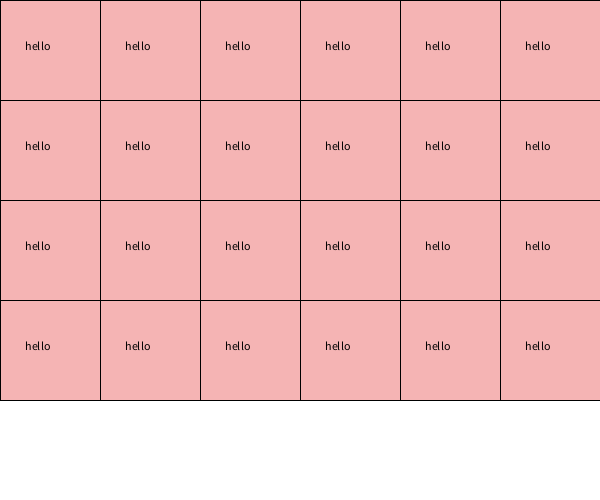
Frame 1 (no input)
Frame 60 (the mouse pressed at the canvas centre just before this capture): identical to frame 1, image omitted
Frame 120 (the mouse held since frame 60 and released just before this capture): identical to frame 1, image omitted

The Processing sketch that drew this single still picture (run headless with seeded random() and noise(); from frame 60 on, the mouse is pressed at the canvas centre):

// Processing sketch: week11_1_random_seat
// ── week11_1_random_seat.pde
void setup(){
  size(600,500);
}
void draw(){
  background(255);
  for(int i=0;i<4;i++){//y
    for(int j=0;j<6;j++){//x
      fill(#F5B4B4); rect(j*100,i*100,100,100);
      fill(0); text("hello",j*100+25,i*100+50);
    }
  }
}
